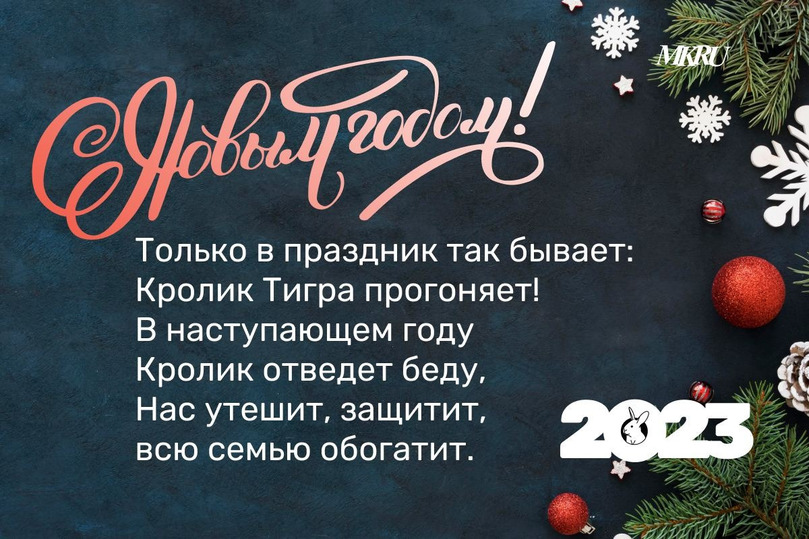
#> input picture resourses/postcard.jpg, 809 x 539 px
$ python Task7.py
#> lines starting #> are read from the running program, lines starting #| are printed output that depends on the picture
from PIL import Image, ImageDraw, ImageFont

def Ex1():
    with Image.open("resourses/postcard.jpg") as img:
#> img is the input picture: PIL image 809x539 RGB; mean R, G, B 63.8, 71.6, 77.2
        img.load()

    cropped_img = img.crop((135, 230, 635, 470))
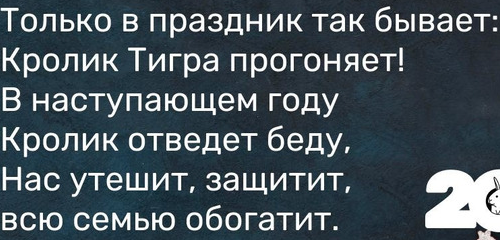
#> cropped_img: PIL image 500x240 RGB; mean R, G, B 69.7, 82.5, 90.7
    cropped_img.save("cropped_postcard.jpg")
    img.close()

def Ex2():
    card_list = {1: "postcard.jpg", 2: "23f.jpg", 3: "8m.jpg", 4: "dr.jpg"}
    print("1 - New year\n 2 - 23 of february\n 3 - 8 of march\n 4 - Birth day")
    ans = int(input("Please, enter holiday numb : "))
    filename = card_list[ans]
    name = input("Please enter name: ")
    with Image.open("resourses/"+filename) as img:
        img.load()
    font = ImageFont.truetype("resourses/arial_bold.ttf", 25)
    draw_text = ImageDraw.Draw(img)
    draw_text.text((img.width // 2 - 100, 15),name + ", congratulations!",font=font,fill=('#FAACAC'))
    img.show()
    img.save(filename.strip(".jpg")+"_"+name+".jpeg")
    img.close()


Ex1()

$ run again, with resourses/3.jpg copied over resourses/postcard.jpg
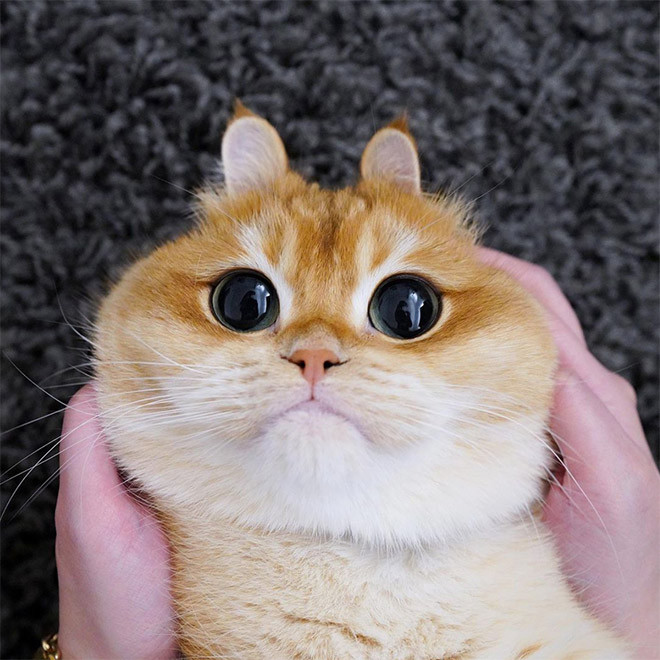
#> input picture resourses/3.jpg, 660 x 660 px
#> in Ex1, img is the input picture: PIL image 660x660 RGB; mean R, G, B 130.3, 118.2, 116
#> in Ex1, `cropped_img = img.crop((135, 230, 635, 470))`:
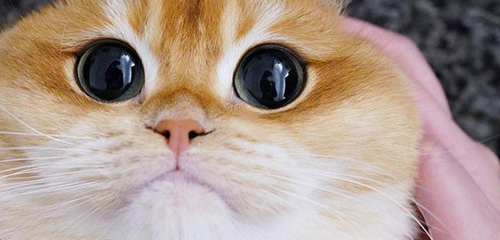
#> cropped_img: PIL image 500x240 RGB; mean R, G, B 172.7, 153.1, 141.6
